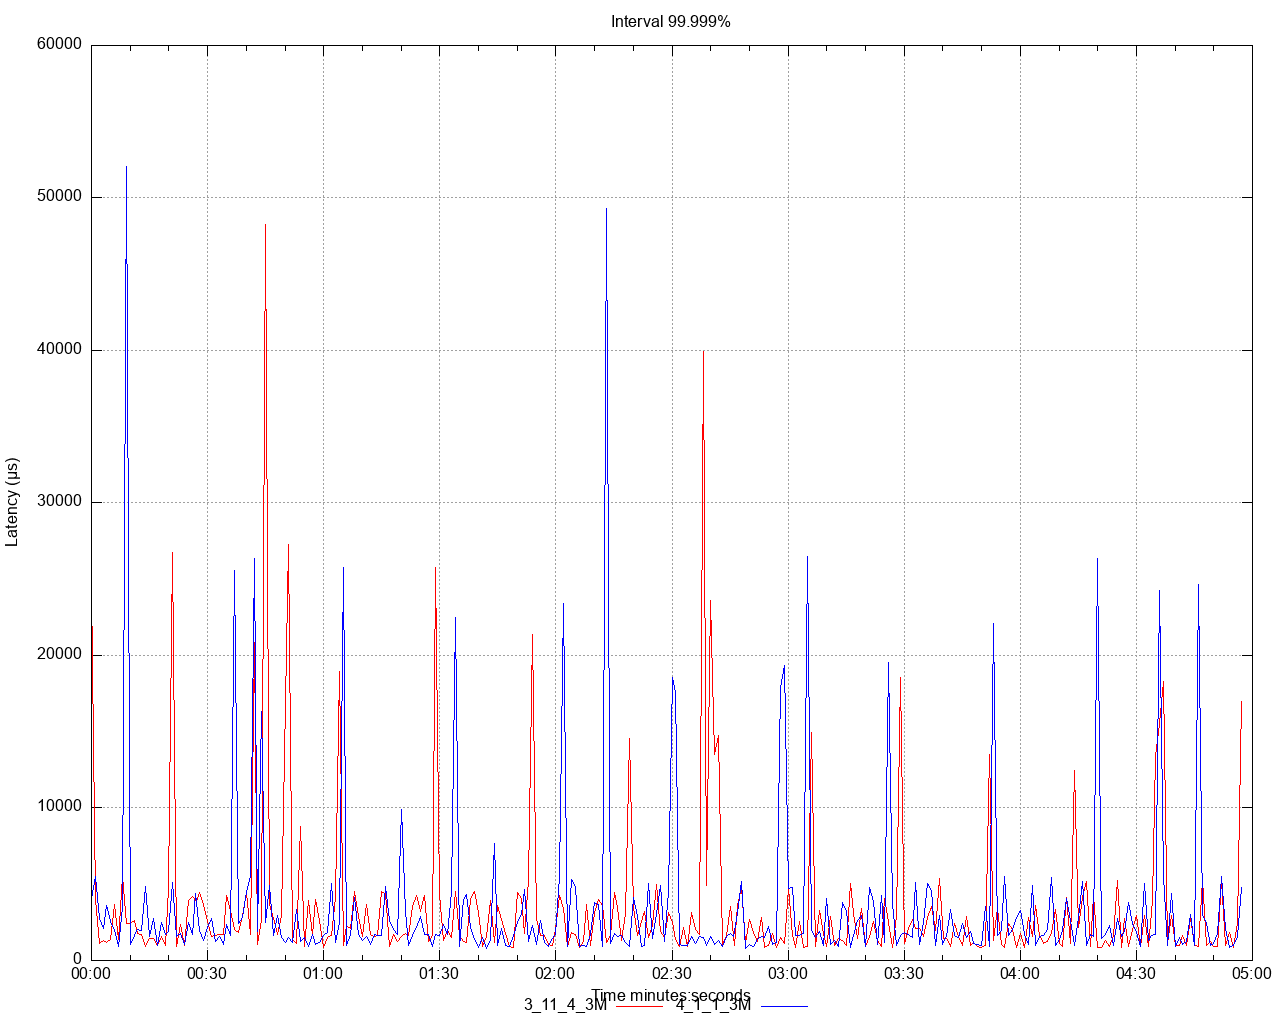

This chart was generated by the following gnuplot code:
set title 'Interval 99.999%' noenhanced
set style data lines
set datafile separator ","
set terminal png size 1280,1024
set grid
set key below
set xdata time
set timefmt "%s"
offset = 0
t0(x)=(offset=($0==0) ? x : offset, x - offset)
set xlabel 'Time minutes:seconds'
set ylabel 'Latency (μs)'
set output '/Users/ahmet.mircik/simulator/tests/report_3M/latency/latency_interval_99999_get.png'
plot \
   '/Users/ahmet.mircik/simulator/tests/report_3M/data/latency_interval_99999_get_1.data' using (t0(timecolumn(1))):2 title "3_11_4_3M" noenhanced lt rgb "red", \
   '/Users/ahmet.mircik/simulator/tests/report_3M/data/latency_interval_99999_get_2.data' using (t0(timecolumn(1))):2 title "4_1_1_3M" noenhanced lt rgb "blue", \
